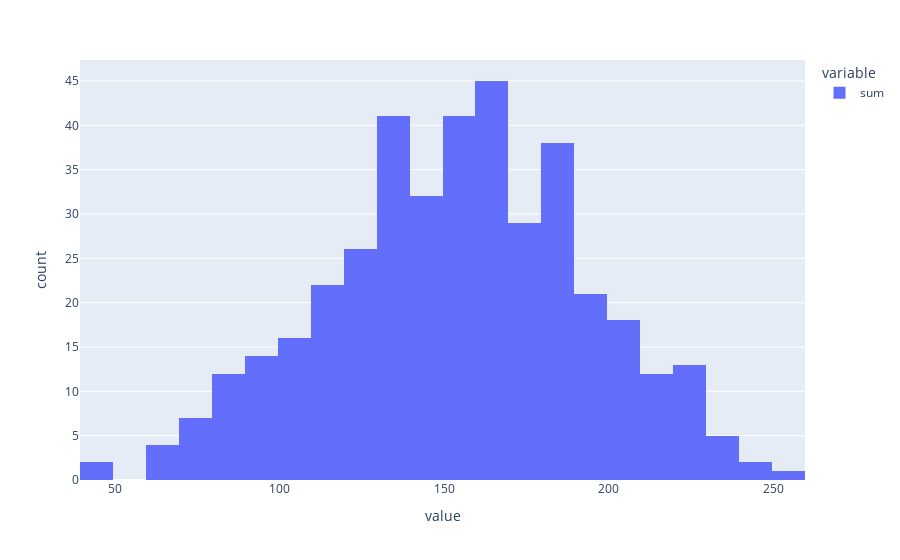

This figure's notebook cell:
### Code cell
lasttimes['sum'].hist(backend='plotly')

### Figure 1 — Plotly figure (JSON) as saved in the notebook; plotly's stock layout.template omitted (floating-point values rounded to 4 significant figures; data arrays with more than 128 entries replaced by an {"elided": "..."} marker saying what was removed)
{"data": [{"alignmentgroup": "True", "bingroup": "x", "hovertemplate": "variable=sum<br>value=%{x}<br>count=%{y}<extra></extra>", "legendgroup": "sum", "marker": {"color": "#636efa", "pattern": {"shape": ""}}, "name": "sum", "offsetgroup": "sum", "orientation": "v", "showlegend": true, "type": "histogram", "x": {"elided": "401 int values"}, "xaxis": "x", "yaxis": "y"}], "layout": {"barmode": "relative", "legend": {"title": {"text": "variable"}, "tracegroupgap": 0}, "margin": {"t": 60}, "xaxis": {"anchor": "y", "domain": [0, 1], "title": {"text": "value"}}, "yaxis": {"anchor": "x", "domain": [0, 1], "title": {"text": "count"}}}}
